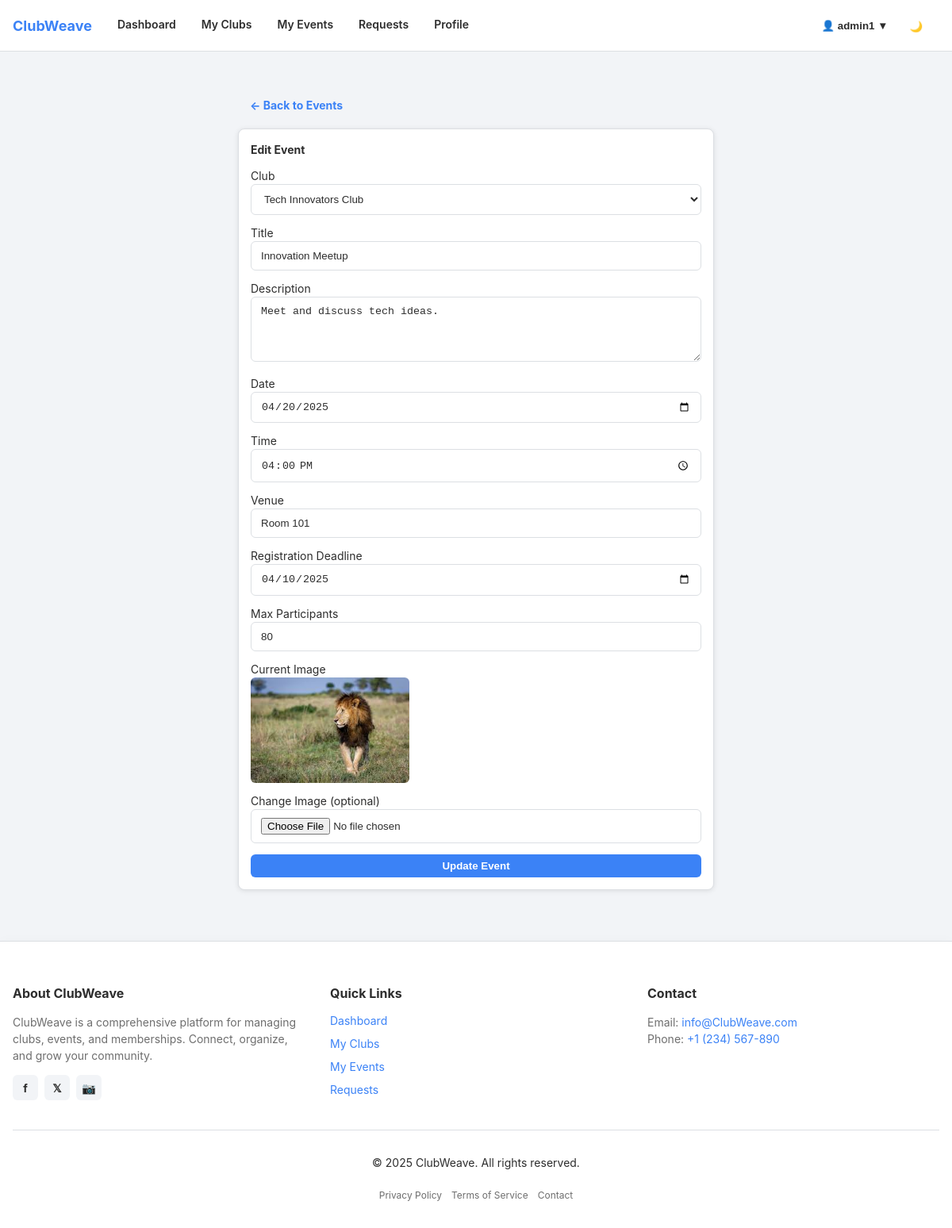
Screenshot of /clubadmin/edit_event.php?id=67 (signed in) with the database file from the repository.
### tables this page shows
CREATE TABLE `events` (
  `id` int(11) NOT NULL,
  `club_id` int(11) NOT NULL,
  `created_by` int(11) DEFAULT NULL,
  `title` varchar(100) NOT NULL,
  `description` text DEFAULT NULL,
  `date` date NOT NULL,
  `created_at` timestamp NOT NULL DEFAULT current_timestamp(),
  `event_image` varchar(255) DEFAULT NULL,
  `event_time` time DEFAULT NULL,
  `venue` varchar(100) DEFAULT NULL,
  `registration_deadline` date DEFAULT NULL,
  `max_participants` int(11) DEFAULT NULL
);

CREATE TABLE `clubs` (
  `id` int(11) NOT NULL,
  `name` varchar(100) NOT NULL,
  `description` text DEFAULT NULL,
  `category` varchar(50) DEFAULT NULL,
  `location` varchar(100) DEFAULT NULL,
  `contact_email` varchar(100) DEFAULT NULL,
  `contact_phone` varchar(20) DEFAULT NULL,
  `logo` varchar(255) DEFAULT NULL,
  `founded_year` year(4) DEFAULT NULL,
  `created_by` int(11) NOT NULL,
  `created_at` timestamp NOT NULL DEFAULT current_timestamp(),
  `updated_at` datetime DEFAULT current_timestamp() ON UPDATE current_timestamp()
);

### clubadmin/edit_event.php (the view, shortened to what this page needs)
<?php
include '../includes/database.php';
include '../includes/header.php';
$admin_id = $_SESSION['user_id'];
$event_id = intval($_GET['id']);
$stmt = $connection->prepare("SELECT * FROM events WHERE id = ? AND created_by = ?");
$stmt->bind_param("ii", $event_id, $admin_id);
$stmt->execute();
$event = $stmt->get_result()->fetch_assoc();
$clubs = $connection->prepare("SELECT id, name FROM clubs WHERE created_by = ?");
$clubs->bind_param("i", $admin_id);
$clubs->execute();
$clubList = $clubs->get_result();
?>
<main>
<div class="container mt-4">
    <div style="max-width: 600px; margin: 0 auto;">
        <a href="manage_events.php" class="btn btn-ghost mb-3">← Back to Events</a>
        <div class="card">
            <div class="card-header">Edit Event</div>
            <div class="card-body">
                <form action="edit_event.php?id=<?= $event_id ?>" method="POST" enctype="multipart/form-data">
                    <div class="form-group">
                        <label for="club_id">Club</label>
                        <select id="club_id" name="club_id" class="form-control" required>
                            <?php $clubList->data_seek(0); ?>
                            <?php while ($c = $clubList->fetch_assoc()): ?>
                                <option value="<?= $c['id'] ?>" <?= $c['id'] == $event['club_id'] ? 'selected' : '' ?>>
                                    <?= htmlspecialchars($c['name']) ?>
                                </option>
                            <?php endwhile; ?>
                        </select>
                    </div>
                    <div class="form-group">
                        <label for="title">Title</label>
                        <input type="text" id="title" name="title" class="form-control" value="<?= htmlspecialchars($event['title']) ?>" required>
                    </div>
                    <div class="form-group">
                        <label for="description">Description</label>
                        <textarea id="description" name="description" class="form-control" rows="4" required><?= htmlspecialchars($event['description']) ?></textarea>
                    </div>
                    <div class="form-group">
                        <label for="date">Date</label>
                        <input type="date" id="date" name="date" class="form-control" value="<?= $event['date'] ?>" required>
                    </div>
                    <div class="form-group">
                        <label for="event_time">Time</label>
                        <input type="time" id="event_time" name="event_time" class="form-control" value="<?= $event['event_time'] ?>" required>
                    </div>
                    <div class="form-group">
                        <label for="venue">Venue</label>
                        <input type="text" id="venue" name="venue" class="form-control" value="<?= htmlspecialchars($event['venue']) ?>" required>
                    </div>
                    <div class="form-group">
                        <label for="registration_deadline">Registration Deadline</label>
                        <input type="date" id="registration_deadline" name="registration_deadline" class="form-control" value="<?= $event['registration_deadline'] ?>" required>
                    </div>
                    <div class="form-group">
                        <label for="max_participants">Max Participants</label>
                        <input type="number" id="max_participants" name="max_participants" class="form-control" value="<?= $event['max_participants'] ?>" required>
                    </div>
                    <div class="form-group">
                        <label>Current Image</label>
                        <?php if ($event['event_image']): ?>
                            <img src="<?= $event['event_image'] ?>" alt="Event Image" style="max-width: 200px; border-radius: 6px; margin-bottom: 12px;">
                        <?php else: ?>
                            <p class="text-muted">No image uploaded.</p>
                        <?php endif; ?>
                    </div>
                    <div class="form-group">
                        <label for="event_image">Change Image (optional)</label>
                        <input type="file" id="event_image" name="event_image" class="form-control">
                    </div>
                    <button type="submit" name="update_event" class="btn btn-primary" style="width: 100%;">Update Event</button>
                </form>
            </div>
        </div>
    </div>
</div>
</main>
<?php include '../includes/footer.php'; ?>

### assets/css/styles.css (style rules this page uses)
:root { --color-primary: #3b82f6; --color-primary-600: #2563eb; --color-primary-700: #1d4ed8; --color-primary-rgb: 59, 130, 246; --color-secondary: #5caab7; --color-accent: #f6c453; --text: #2d2d2d; --text-muted: #6e6e6e; --surface-1: #ffffff; --surface-2: #f2f4f7; --border-color: #dcdfe3; --success: #22c55e; --danger-hover: #ef4444; --danger: #f87171; --warning: #f4c430; --space-1: 4px; --space-2: 8px; --space-3: 12px; --space-4: 16px; --space-5: 24px; --space-6: 32px; --radius-sm: 6px; --radius-md: 8px; --radius-lg: 12px; --radius-pill: 999px; --shadow-sm: 0 6px 18px rgba(0, 0, 0, 0.05); --shadow-lg: 0 20px 40px rgba(0, 0, 0, 0.1); --font-sans: -apple-system, BlinkMacSystemFont, "Segoe UI", Roboto, "Helvetica Neue", Arial, sans-serif; --fs-xs: 12px; --fs-sm: 14px; --fs-md: 16px; --fs-lg: 20px; --fs-xl: 24px; --lh-normal: 1.5; }
* { box-sizing: border-box; }
html, body { height: 100%; margin: 0; padding: 0; }
body { font-family: var(--font-sans); color: var(--text); background: var(--surface-2); font-size: var(--fs-sm); line-height: var(--lh-normal); }
a { color: var(--color-primary); text-decoration: none; }
img { max-width: 100%; height: auto; display: block; }
.container { max-width: 1200px; margin: var(--space-6) auto; padding: 0 var(--space-4); }
html, body { height: 100%; margin: 0; }
body { display: flex; flex-direction: column; min-height: 100vh; }
main { flex: 1; padding: var(--space-6) var(--space-4); }
.card { background: var(--surface-1); border-radius: var(--radius-md); box-shadow: var(--shadow-sm); padding: var(--space-4); border: 1px solid var(--border-color); margin-bottom: var(--space-4); }
.card-header { font-weight: 700; margin-bottom: var(--space-3); }
.card { padding: 15px; border-radius: 8px; box-shadow: 0 1px 6px rgba(0,0,0,0.1); }
.btn { display: inline-block; padding: 6px 14px; border-radius: var(--radius-sm); font-weight: 700; cursor: pointer; transition: all 0.15s ease; border: 1px solid transparent; margin-top: 2px; margin-right: 6px; }
.btn-primary { background: var(--color-primary); color: #fff; }
.btn-ghost { background: transparent; color: var(--color-primary); border: 1px solid transparent; }
.form-group { margin-bottom: var(--space-3); }
.form-control { width: 100%; padding: 10px 12px; border: 1px solid var(--border-color); border-radius: var(--radius-sm); background: var(--surface-1); color: var(--text); }
.mt-4 { margin-top: var(--space-4); }
.mb-3 { margin-bottom: var(--space-3); }

### rows the page displays
events: club_id "Tech Innovators Club", title "Innovation Meetup", description "Meet and discuss tech ideas.", date "04/20/2025", event_time "16:00:00", venue "Room 101", registration_deadline "04/10/2025", max_participants "80", event_image (picture)

### other values shown
$user_name "admin1"
